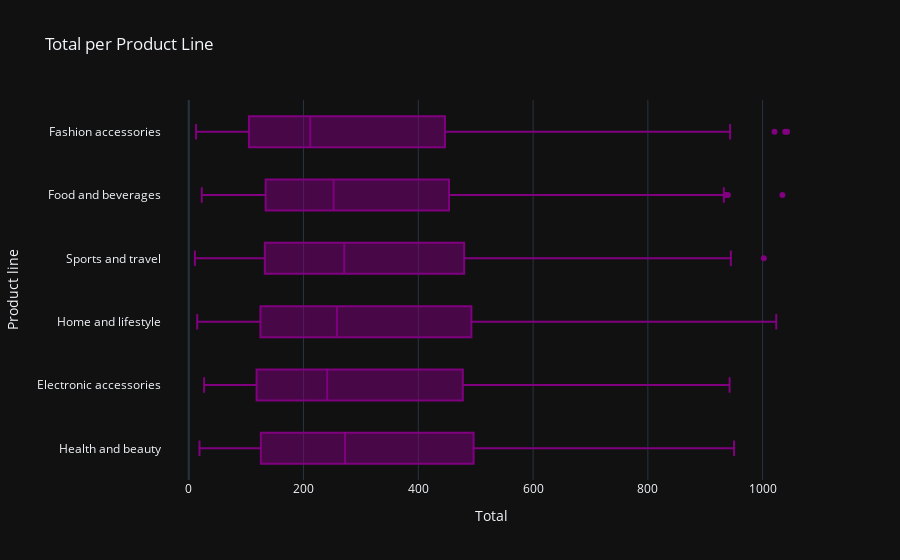

The code cell stored with this chart in its notebook:
### Code cell
fig = px.box(market, x="Total",y='Product line',template='plotly_dark',color_discrete_sequence=['Purple'],title='Total per Product Line')
fig.show()

### Figure 1 — Plotly figure (JSON) as saved in the notebook; plotly's stock layout.template omitted (floating-point values rounded to 4 significant figures; data arrays with more than 128 entries replaced by an {"elided": "..."} marker saying what was removed)
{"data": [{"alignmentgroup": "True", "hovertemplate": "Total=%{x}<br>Product line=%{y}<extra></extra>", "legendgroup": "", "marker": {"color": "Purple"}, "name": "", "notched": false, "offsetgroup": "", "orientation": "h", "showlegend": false, "type": "box", "x": {"elided": "1000 float values"}, "x0": " ", "xaxis": "x", "y": {"elided": "1000 str values"}, "y0": " ", "yaxis": "y"}], "layout": {"boxmode": "group", "legend": {"tracegroupgap": 0}, "title": {"text": "Total per Product Line"}, "xaxis": {"anchor": "y", "domain": [0, 1], "title": {"text": "Total"}}, "yaxis": {"anchor": "x", "domain": [0, 1], "title": {"text": "Product line"}}}}
